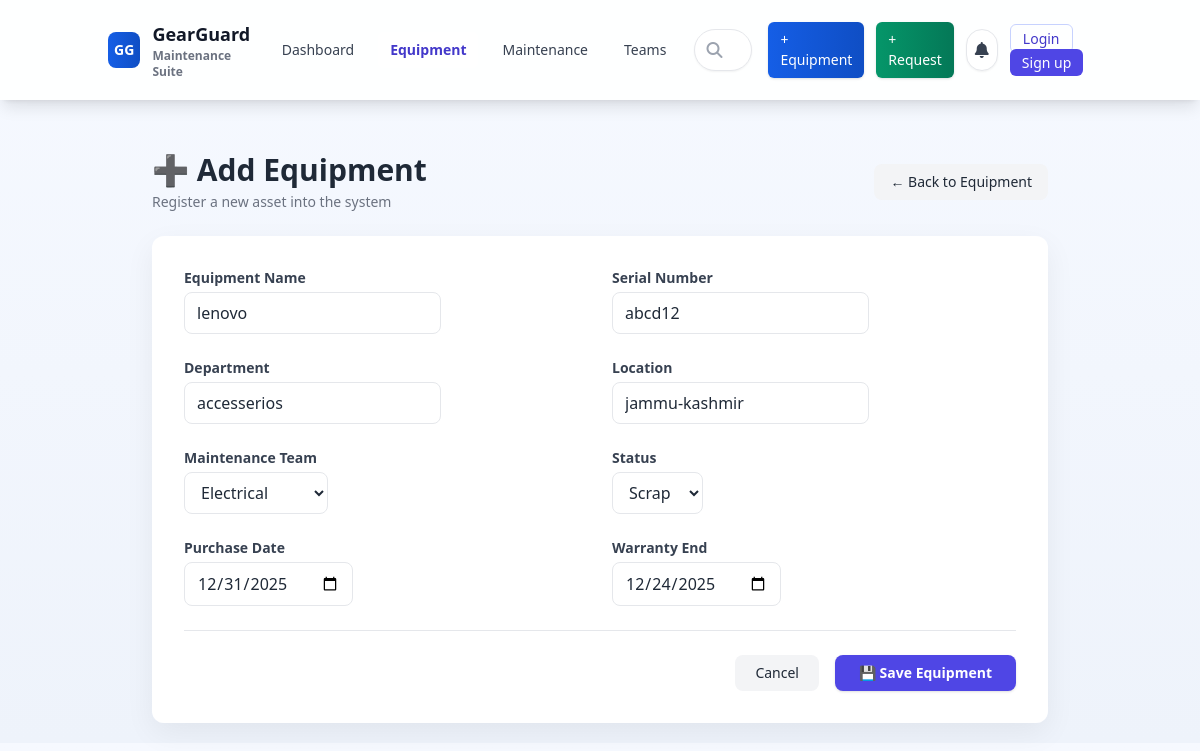
Page /equipment/3/edit/ on the committed database.
### equipment/models.py (models this page shows, shortened)
class Equipment(models.Model):
    name = models.CharField(max_length=150)
    serial_number = models.CharField(max_length=100, unique=True)
    department = models.CharField(max_length=100)
    location = models.CharField(max_length=150)
    maintenance_team = models.ForeignKey(
        MaintenanceTeam,
        on_delete=models.SET_NULL,
        null=True,
        blank=True
    )
    status = models.CharField(
        max_length=10,
        choices=[('active', 'Active'), ('scrap', 'Scrap')],
        default='active'
    )
    purchase_date = models.DateField(blank=True, null=True)
    warranty_end = models.DateField(blank=True, null=True)

### equipment/views.py (the view)
# urls.py: path('<int:pk>/edit/', views.equipment_edit, name='equipment_edit'),
def equipment_edit(request, pk):
    equipment = get_object_or_404(Equipment, pk=pk)
    if request.method == "POST":
        form = EquipmentForm(request.POST, instance=equipment)
        if form.is_valid():
            form.save()
            return redirect('equipment_list')
    else:
        form = EquipmentForm(instance=equipment)
    return render(request, 'equipment/equipment_form.html', {
        'form': form,
        'edit': True
    })

### equipment/forms.py
class EquipmentForm(forms.ModelForm):
    class Meta:
        model = Equipment
        fields = [
            'name',
            'serial_number',
            'department',
            'location',
            'maintenance_team',
            'purchase_date',
            'warranty_end',
            'status'
        ]
        widgets = {
            'name': forms.TextInput(attrs={'class': 'field'}),
            'serial_number': forms.TextInput(attrs={'class': 'field'}),
            'department': forms.TextInput(attrs={'class': 'field'}),
            'location': forms.TextInput(attrs={'class': 'field'}),
            'maintenance_team': forms.Select(attrs={'class': 'field'}),
            'status': forms.Select(attrs={'class': 'field'}),
            'purchase_date': forms.DateInput(attrs={'type': 'date', 'class': 'field'}),
            'warranty_end': forms.DateInput(attrs={'type': 'date', 'class': 'field'}),
        }

### teams/models.py (called while the page is built)
    def __str__(self):
        return self.name

### templates/equipment/equipment_form.html (shortened to what this page needs)
{% extends 'base.html' %}
{% block content %}
<div class="max-w-4xl mx-auto space-y-6">
  <div class="flex items-center justify-between">
    <div>
      <h1 class="text-3xl font-extrabold text-gray-800 flex items-center gap-2">
        ➕ Add Equipment
      </h1>
      <p class="text-sm text-gray-500 mt-1">
        Register a new asset into the system
      </p>
    </div>
    <a href="{% url 'equipment_list' %}"
       class="px-4 py-2 rounded-lg bg-gray-100 hover:bg-gray-200 text-sm font-medium">
      ← Back to Equipment
    </a>
  </div>
  <div class="card p-8">
    <form method="POST" class="grid grid-cols-1 md:grid-cols-2 gap-6">
      <div>
        <label class="text-sm font-semibold text-gray-700 mb-1 block">
          Equipment Name
        </label>
        {{ form.name }}
      </div>
      <div>
        <label class="text-sm font-semibold text-gray-700 mb-1 block">
          Serial Number
        </label>
        {{ form.serial_number }}
      </div>
      <div>
        <label class="text-sm font-semibold text-gray-700 mb-1 block">
          Department
        </label>
        {{ form.department }}
      </div>
      <div>
        <label class="text-sm font-semibold text-gray-700 mb-1 block">
          Location
        </label>
        {{ form.location }}
      </div>
      <div>
        <label class="text-sm font-semibold text-gray-700 mb-1 block">
          Maintenance Team
        </label>
        {{ form.maintenance_team }}
      </div>
      <div>
        <label class="text-sm font-semibold text-gray-700 mb-1 block">
          Status
        </label>
        {{ form.status }}
      </div>
      <div>
        <label class="text-sm font-semibold text-gray-700 mb-1 block">
          Purchase Date
        </label>
        {{ form.purchase_date }}
      </div>
      <div>
        <label class="text-sm font-semibold text-gray-700 mb-1 block">
          Warranty End
        </label>
        {{ form.warranty_end }}
      </div>
      <div class="md:col-span-2 flex justify-end gap-4 pt-6 border-t">
        <a href="{% url 'equipment_list' %}"
           class="px-5 py-2 rounded-lg bg-gray-100 hover:bg-gray-200 text-sm font-medium">
          Cancel
        </a>
        <button type="submit"
                class="px-6 py-2 rounded-lg bg-indigo-600 hover:bg-indigo-700 text-white text-sm font-semibold shadow">
          💾 Save Equipment
        </button>
      </div>
    </form>
  </div>
</div>
{% endblock %}

### templates/base.html (style rules this page uses)
:root { --primary: #155EE6; --primary-600: #0F4EC4; --accent: var(--primary); --accent-600: var(--primary-600); --success: #059669; --success-600: #047857; --danger: #DC2626; --muted: #6b7280; --card: rgba(255,255,255,0.98); --bg-gradient: linear-gradient(180deg,#f6f9ff 0%, #eef3fb 100%); --brand-gradient: linear-gradient(90deg,var(--primary), var(--primary-600)); }
body { background: var(--bg-gradient); }
.card { background: var(--card); border-radius: 12px; box-shadow: 0 10px 30px rgba(2,6,23,0.06); }
.field { padding: .5rem .75rem; border-radius: .5rem; border: 1px solid #e5e7eb; background: #fff; }

### rows in the picture
Equipment: name "lenovo", serial_number "abcd12", department "accesserios", location "jammu-kashmir", maintenance_team "Electrical", status "Scrap", purchase_date "12/31/2025", warranty_end "12/24/2025"
